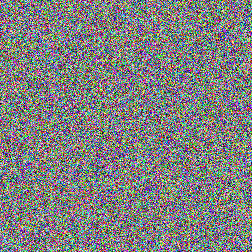
#> input picture LAB3/demo24_CBC_encrypted.bmp, 252 x 252 px
$ python zadanie2.py
#> lines starting #> are read from the running program, lines starting #| are printed output that depends on the picture; long printed decimals are rounded
from Cryptodome.Random import get_random_bytes
import skimage.measure
import skimage.io
from BMPcrypt import encrypt_data

if __name__ == "__main__":
    encrypt_data("demo24.bmp", "CBC", get_random_bytes(32))
#> (this line was passed over: Cryptodome is not available in this run)
    encrypt_data("demo24.bmp", "ECB", get_random_bytes(32))
#> (this line was passed over: Cryptodome is not available in this run)
    image_cbc = skimage.io.imread(fname="demo24_CBC_encrypted.bmp")
#> image_cbc is the input picture: shape (252, 252, 3); mean R, G, B 127.4, 128, 127.5
    image_ecb = skimage.io.imread(fname="demo24_ECB_encrypted.bmp")
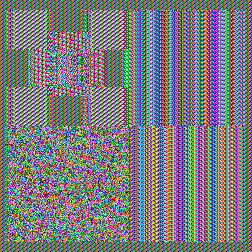
#> input picture LAB3/demo24_ECB_encrypted.bmp, 252 x 252 px
#> image_ecb is the input picture: shape (252, 252, 3); mean R, G, B 124.9, 121.4, 124.3
    img = skimage.io.imread(fname="demo24.bmp")
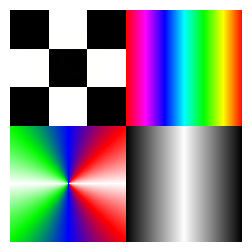
#> input picture LAB3/demo24.bmp, 252 x 252 px
#> img is the input picture: shape (252, 252, 3); mean R, G, B 143.1, 143.4, 140.5

    entropy_cbc = skimage.measure.shannon_entropy(image_cbc)
#> entropy_cbc = 8
    entropy_ecb = skimage.measure.shannon_entropy(image_ecb)
#> entropy_ecb = 7.71

    print(f"CBC Entropy: {entropy_cbc}")
#| CBC Entropy: 7.999
    print(f"ECB Entropy: {entropy_ecb}")
#| ECB Entropy: 7.710
